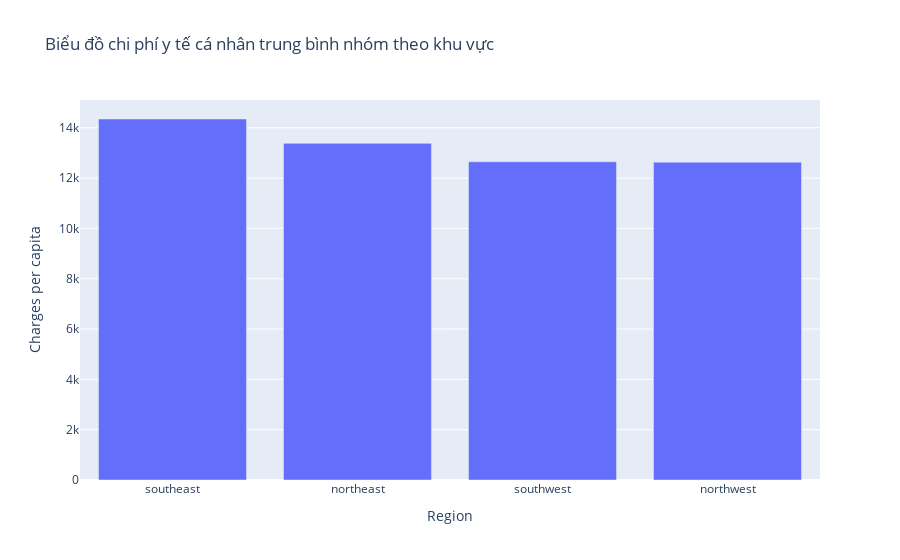

Source (notebook cell):
### Markdown cell above
#### Region

### Code cell
df_temp = train_df.groupby(train_df['region'])['charges'].agg(['mean']).sort_values(by=['mean'], ascending=False)
#print(df_temp)
fig = px.bar(df_temp, x=df_temp.index, y='mean', labels={'mean': 'Charges per capita', 'x': 'Region'},
              title='Biểu đồ chi phí y tế cá nhân trung bình nhóm theo khu vực')
fig.show()

### Figure 1 — Plotly figure (JSON) as saved in the notebook; plotly's stock layout.template omitted (floating-point values rounded to 4 significant figures)
{"data": [{"alignmentgroup": "True", "hovertemplate": "Region=%{x}<br>Charges per capita=%{y}<extra></extra>", "legendgroup": "", "marker": {"color": "#636efa"}, "name": "", "offsetgroup": "", "orientation": "v", "showlegend": false, "textposition": "auto", "type": "bar", "x": ["southeast", "northeast", "southwest", "northwest"], "xaxis": "x", "y": [14350.0, 13380.0, 12650.0, 12630.0], "yaxis": "y"}], "layout": {"barmode": "relative", "legend": {"tracegroupgap": 0}, "title": {"text": "Biểu đồ chi phí y tế cá nhân trung bình nhóm theo khu vực"}, "xaxis": {"anchor": "y", "domain": [0, 1], "title": {"text": "Region"}}, "yaxis": {"anchor": "x", "domain": [0, 1], "title": {"text": "Charges per capita"}}}}
